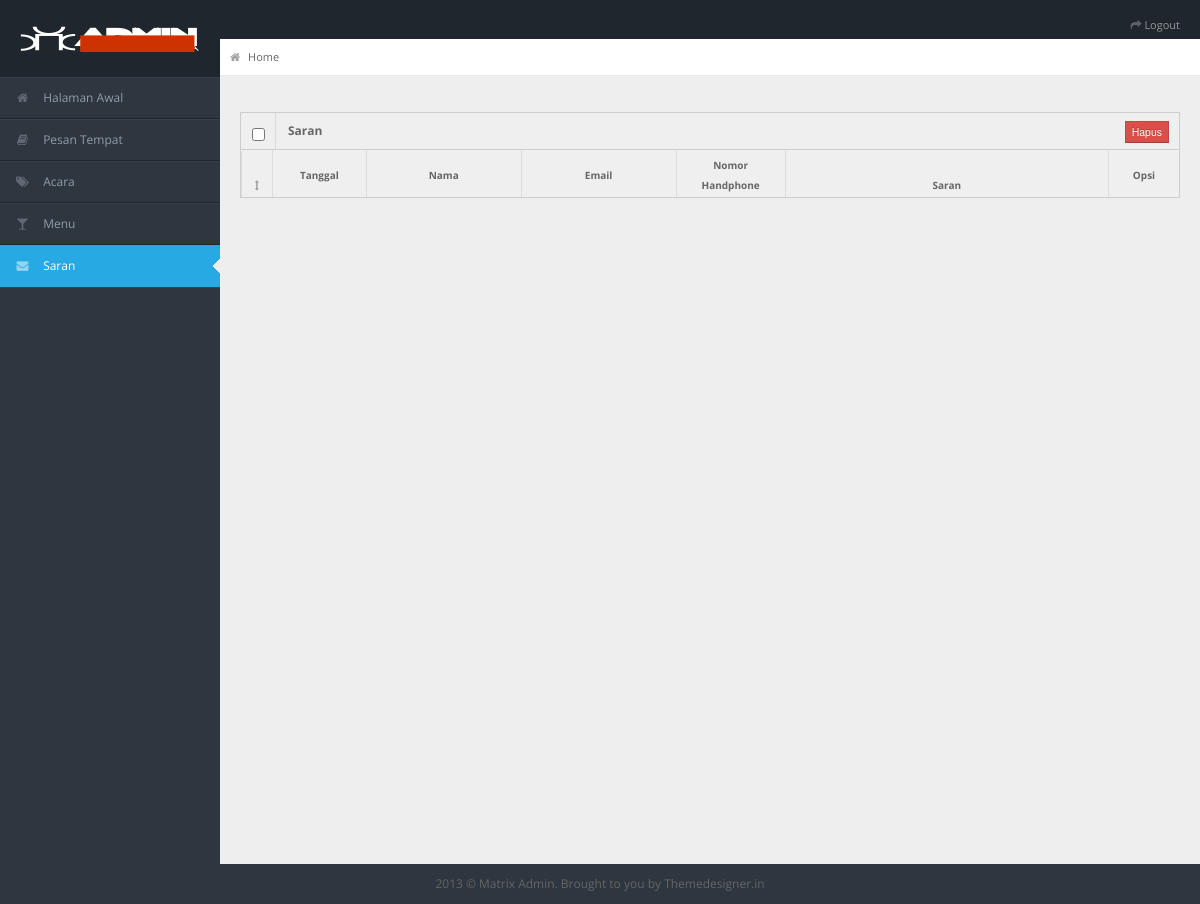
Before: /index.php/admin/saran with the older database file.
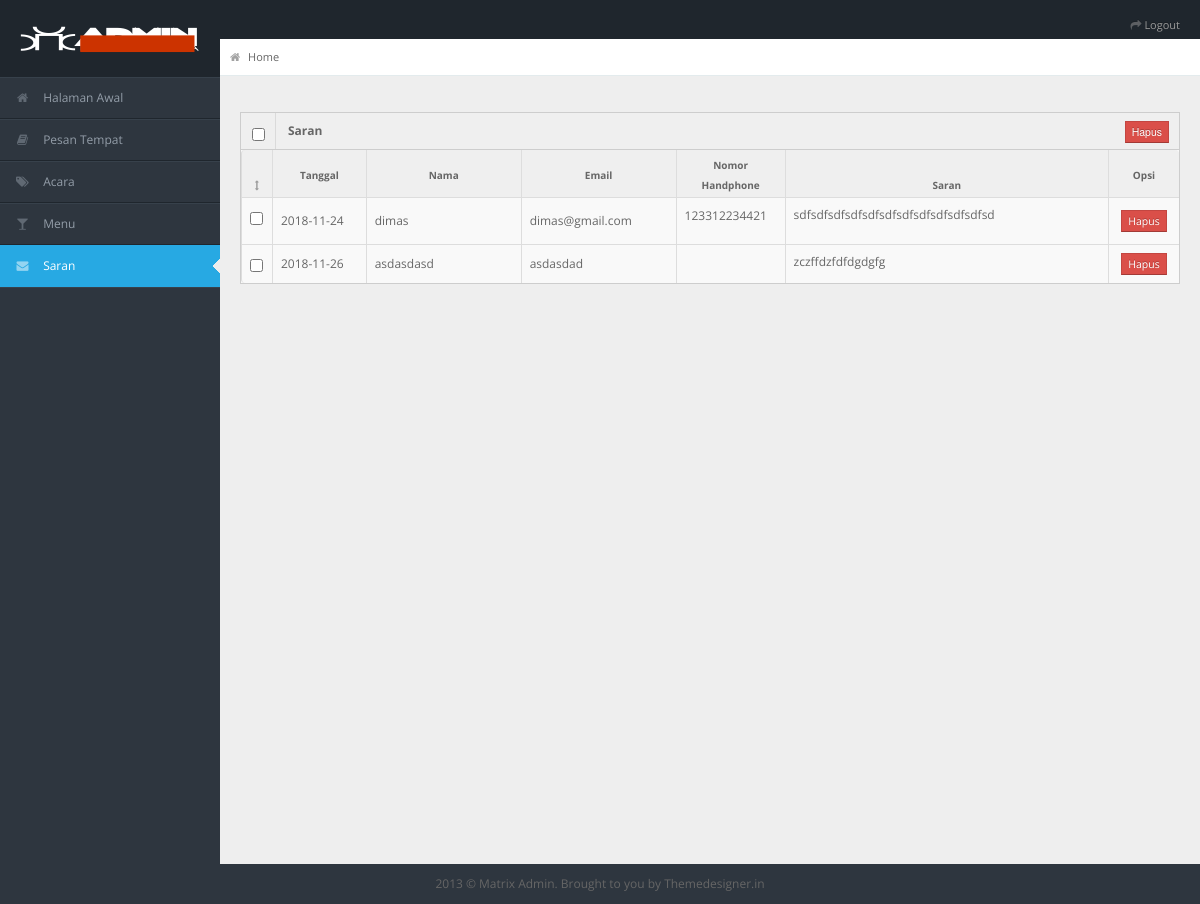
After: the same page with the newer database file.
### tables this page shows
CREATE TABLE `saran` (
  `no_saran` int(11) NOT NULL,
  `tanggal` date NOT NULL,
  `nama` varchar(30) NOT NULL,
  `email` varchar(30) DEFAULT NULL,
  `nomer` varchar(13) DEFAULT NULL,
  `saran` longtext NOT NULL
);

### application/controllers/Admin.php (called while the page is built, shortened)
<?php
class Admin extends CI_Controller {
	function __construct() {
			$this->load->model('M_aksiadmin');
			$this->load->view('admin/head');
			$this->load->view('admin/navigation');
			$this->load->view('admin/content');
	}
	public function saran(){
		$data = $this->M_aksiadmin->getSaran();
		$this->load->view('admin/konten/saran', array('data'=>$data));
		$this->load->view('admin/footer');
	}
}
?>

### index.php (called while the page is built, shortened)
<?php
require_once BASEPATH.'core/CodeIgniter.php';

### application/models/m_aksiadmin.php (called while the page is built, shortened)
<?php
class M_aksiadmin extends CI_Model {
	public function getSaran(){
		$data = $this->db->get('saran');
		return($data->result());
	}
}
?>

### application/views/admin/konten/saran.php (the view, shortened to what this page needs)
<div class="row-fluid">
      <div class="span12">
        <div class="widget-box">
        	<form action="<?php echo base_url('AksiAdminEvent/delmulEvent')?>" method="post">
          <div class="widget-title"> <span class="icon">
            <input type="checkbox" id="title-checkbox" name="title-checkbox" />
            </span>
            <h5>Saran</h5>
            <input type="submit" class=" btn btn-mini btn-danger buttons" value="Hapus" />
          </div>
          <div class="widget-content nopadding">
            <table class="table table-bordered data-table with-check event">
              <thead>
                <tr>
                  <th><i class="icon-resize-vertical"></th>
                  <th class="s-dua">Tanggal</th>
                  <th class="s-tiga">Nama</th>
                  <th class="s-tiga">Email</th>
                  <th class="s-nomer">Nomor Handphone</th>
                  <th class="s-empat">Saran</th>
                  <th class="s-lima">Opsi</th>
                </tr>
              </thead>
              <tbody>
              <?php foreach($data as $row){?>
                <tr class="gradeX">
                  <td><input type="checkbox" name="no_saran[]" value="<?php echo $row->no_saran ?>" /></td>
                  <td class="s-dua"><?php echo $row->tanggal;?></td>
                  <td class="s-tiga"><p><?php echo $row->nama; ?></p></td>
                  <td class="s-tiga"><p><?php echo $row->email; ?></p></td>
                  <td class="s-nomer"><p><?php echo $row->nomer; ?></p></td>
                  <td class="s-empat"><p><?php echo $row->saran; ?></p></td>
                  <td class="s-lima">
                  	<a  href="<?php echo base_url()."AksiAdminSaran/delSaran/".$row->no_saran ?>" class="btn btn-mini btn-danger">Hapus</a>
                  </td>
                </tr>
                <?php } ?>
              </tbody>
            </table>
            </form>
          </div>
        </div>
      </div>
    </div>
    </div>
    </div>

Changed rows visible on the page:
added saran: tanggal "2018-11-24", nama "dimas", email "dimas@gmail.com", nomer "123312234421", saran "sdfsdfsdfsdfsdfsdfsdfsdfsdfsdfsdfsd"
added saran: tanggal "2018-11-26", nama "asdasdasd", email "asdasdad", saran "zczffdzfdfdgdgfg"
